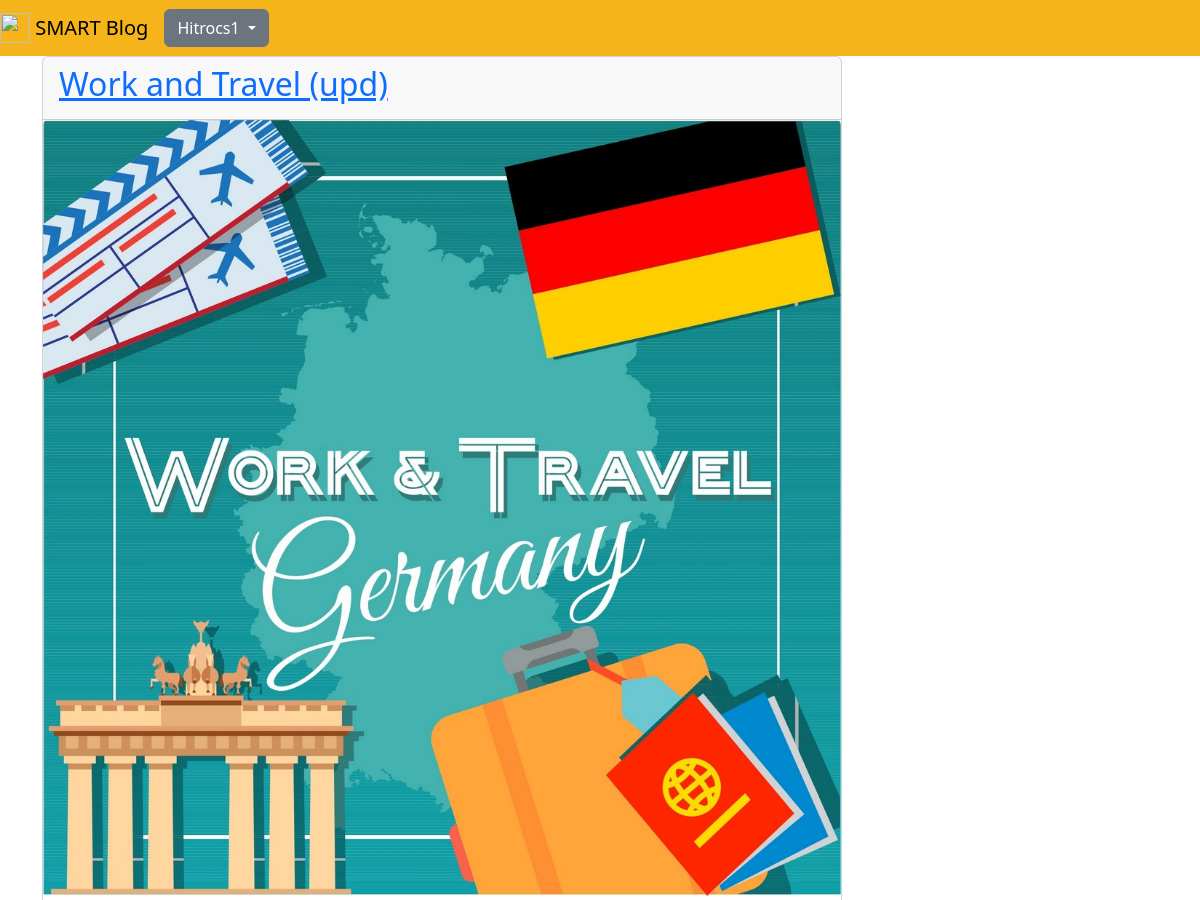
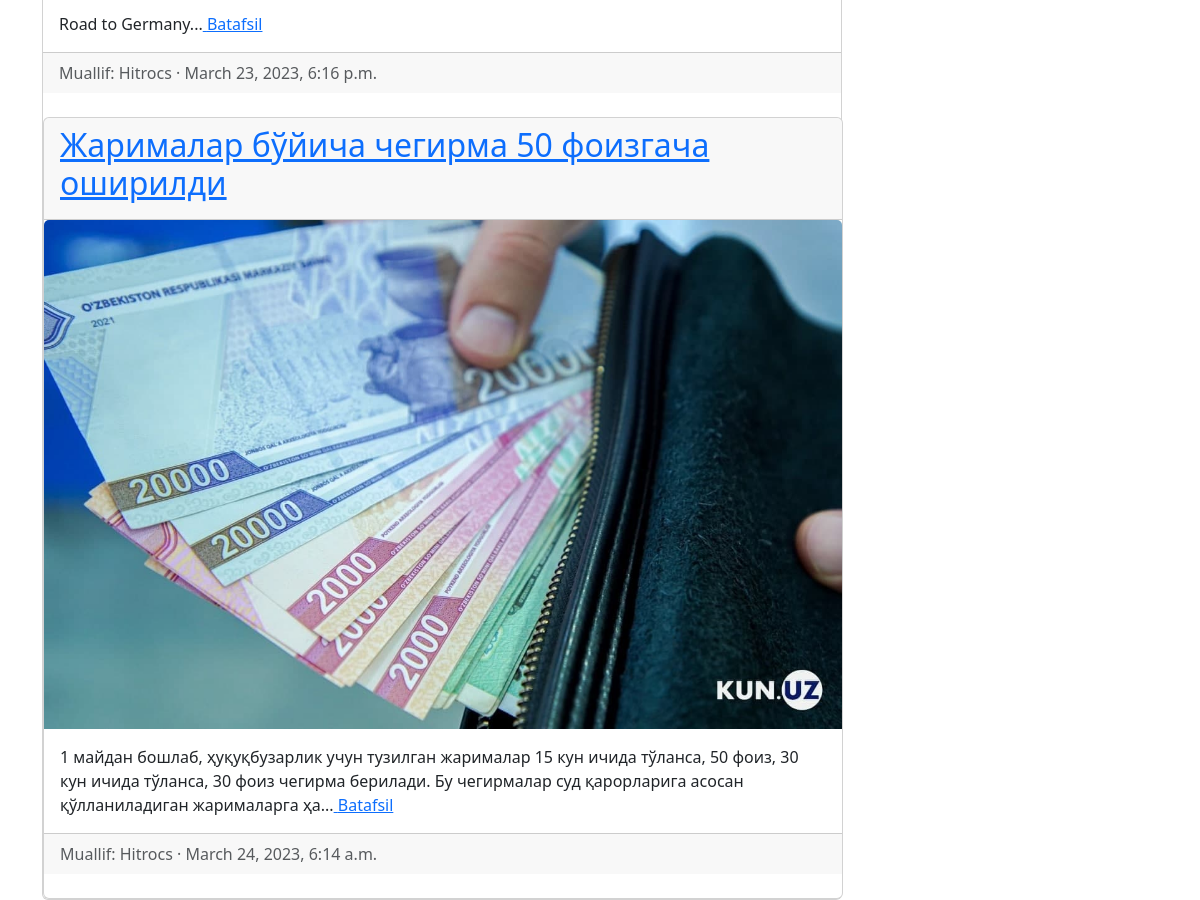
The page /articles/ (signed in) on the database its author committed (2 pictures, top to bottom).
### accounts/models.py (models this page shows)
class CustomUser(AbstractUser):
    age = models.PositiveIntegerField(null=True, blank=True)

### articles/models.py (models this page shows, shortened)
class Article(models.Model):
    title = models.CharField(max_length=200)
    summary = models.CharField(max_length=200, blank=True)
    body = RichTextField()
    photo = models.ImageField(upload_to='images/', blank=True)
    date = models.DateTimeField(auto_now_add=True)
    author = models.ForeignKey(
        get_user_model(),
        on_delete=models.CASCADE,
    )

### articles/views.py (the view)
# urls.py: path('', ArticleListView.as_view(), name='article_list')
class ArticleListView(ListView):
    model = Article
    template_name = 'article_list.html'

### templates/article_list.html (shortened to what this page needs)
{% extends 'base.html' %}
{% block content %}
    {% for article in object_list %}
        <div class="card" style="width: 50rem;">
            <div class="card-header">
                <span class="font-weight-bold"><a href="{% url 'article_detail' article.pk  %}"><h2>{{ article.title }}</h2></a></span>
            </div>
            {% if article.photo %}
                <img class="card-img-top" src="{{ article.photo.url }}" alt="{{ article.title }}">
            {%  endif %}
            <div class="card-body">
                {{ article.summary }}...<a href="{% url 'article_detail' article.pk  %}">  Batafsil</a>
            </div>
            <div class="card-footer text-left text-muted">
                <span class="text-muted">Muallif: {{ article.author | title }} &middot; {{ article.date }}</span>
            </div>
        <br />
    {% endfor %}
    </div>
{% endblock content %}

### templates/base.html (shortened to what this page needs)
{% load static %}
<!DOCTYPE html>
<html lang="en">
<head>
    <link rel="stylesheet" href="https://cdn.jsdelivr.net/npm/bootstrap@5.3.0-alpha1/dist/css/bootstrap.min.css">
</head>
<body>
<nav class="navbar navbar-expand-lg navbar-light" style="background-color: #F4B41A;">
    <a class="navbar-brand" href="{% url 'home1' %}">
        <img src="/static/assets/img/logo.png" width="30" height="30" class="d-inline-block align-top" alt="">
        SMART Blog
    </a>
    <div class="collapse navbar-collapse" id="navbarSupportedContent">
        {% if user.is_authenticated %}
        <ul class="navbar-nav ml-auto">
            <li class="nav-item">
                <div class="dropdown">
                    <button class="btn btn-secondary dropdown-toggle" type="button" data-bs-toggle="dropdown"
                            aria-expanded="false">
                        {{ user.username | title }}
                    </button>
                </div>
            </li>
        </ul>
        {% else %}
        <form class="form-inline ml-auto">
            <a href="{% url 'login' %}" class="btn btn-outline-light">Kirish</a>
            <a href="{% url 'signup' %}" class="btn btn-primary ml-2">Ro'yxatdan o'tish</a>
        </form>
        {% endif %}
    </div>
</nav>
<main>
    <div class="container">
        {% block content %}
        {% endblock content %}
    </div>
</main>
</body>
</html>

### rows shown on the page
CustomUser: username "Hitrocs1"
Article: title "Work and Travel (upd)", photo (picture), summary "Road to Germany", author "Hitrocs", date "March 23, 2023, 6:16 p.m."
Article: title "Жарималар бўйича чегирма 50 фоизгача оширилди", photo (picture), summary "1 майдан бошлаб, ҳуқуқбузарлик учун тузилган жарималар 15 кун ичида тўланса, 50 фоиз, 30 кун ичида тўланса, 30 фоиз чегирма берилади. Бу чегирмалар суд қарорларига асосан қўлланиладиган жарималарга ҳа", author "Hitrocs", date "March 24, 2023, 6:14 a.m."
